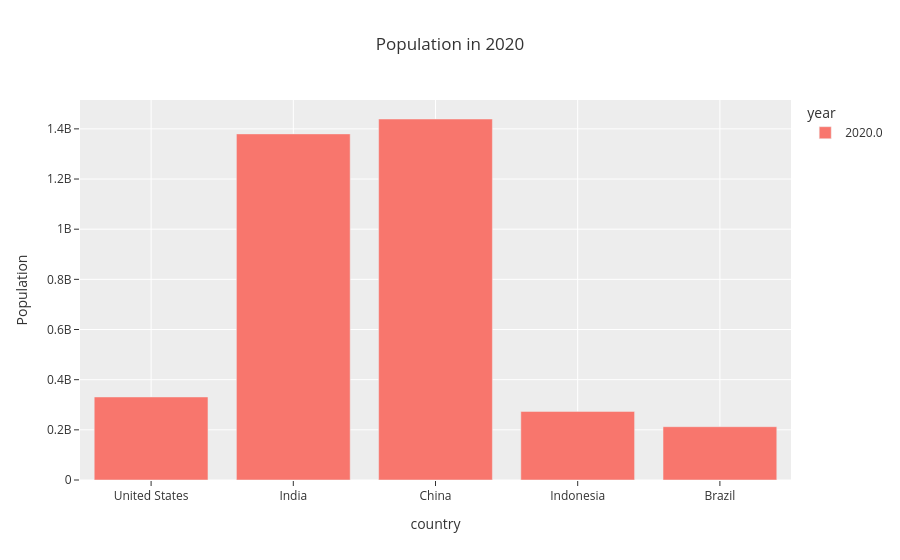

Notebook cell for this chart:
### Code cell
fig = px.bar(df_pivot_2020, title='Population in 2020', template='ggplot2', labels={'value':'Population'})
fig.show()

### Figure 1 — Plotly figure (JSON) as saved in the notebook; plotly's stock layout.template omitted (floating-point values rounded to 4 significant figures)
{"data": [{"hovertemplate": "year=2020.0<br>country=%{x}<br>Population=%{y}<extra></extra>", "legendgroup": "2020.0", "marker": {"color": "#F8766D", "pattern": {"shape": ""}}, "name": "2020.0", "orientation": "v", "showlegend": true, "textposition": "auto", "type": "bar", "x": ["United States", "India", "China", "Indonesia", "Brazil"], "xaxis": "x", "y": [331000000.0, 1380000000.0, 1439000000.0, 273500000.0, 212600000.0], "yaxis": "y"}], "layout": {"barmode": "relative", "legend": {"title": {"text": "year"}, "tracegroupgap": 0}, "title": {"text": "Population in 2020"}, "xaxis": {"anchor": "y", "domain": [0, 1], "title": {"text": "country"}}, "yaxis": {"anchor": "x", "domain": [0, 1], "title": {"text": "Population"}}}}
